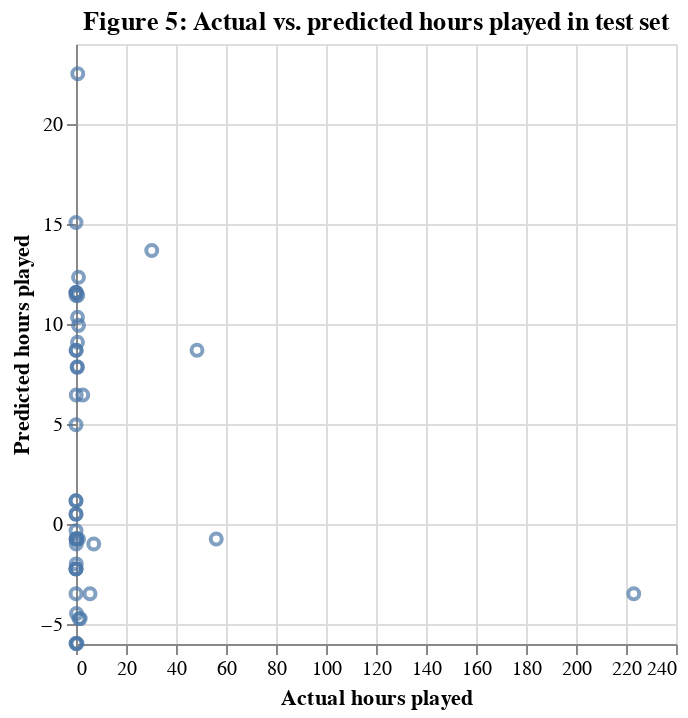

The cell this chart's notebook holds for it:
### Code cell
plot_test_preds = alt.Chart(test_pred, title="Figure 5: Actual vs. predicted hours played in test set").mark_point().encode(
    x = alt.X("played_hours").title("Actual hours played"),
    y = alt.Y("predictions").title("Predicted hours played")
)
plot_test_preds

### Figure 1 — Vega specification as saved in the notebook (floating-point values rounded to 4 significant figures)
{"$schema": "https://vega.github.io/schema/vega/v5.json", "data": [{"name": "source_0", "values": [{"played_hours": 0.1, "predictions": 6.453}, {"played_hours": 0.0, "predictions": 8.689}, {"played_hours": 0.0, "predictions": 4.959}, {"played_hours": 1.0, "predictions": 9.933}, {"played_hours": 0.6, "predictions": 9.089}, {"played_hours": 0.0, "predictions": -2.244}, {"played_hours": 0.0, "predictions": -0.3315}, {"played_hours": 0.1, "predictions": -1.001}, {"played_hours": 0.1, "predictions": -0.7496}, {"played_hours": 7.1, "predictions": -1.001}, {"played_hours": 0.0, "predictions": 0.4939}, {"played_hours": 5.6, "predictions": -3.488}, {"played_hours": 0.0, "predictions": 11.43}, {"played_hours": 223.1, "predictions": -3.488}, {"played_hours": 0.1, "predictions": 8.689}, {"played_hours": 0.0, "predictions": 11.58}, {"played_hours": 0.1, "predictions": 11.58}, {"played_hours": 0.0, "predictions": -0.7496}, {"played_hours": 2.7, "predictions": 6.453}, {"played_hours": 0.0, "predictions": 1.163}, {"played_hours": 30.3, "predictions": 13.67}, {"played_hours": 1.7, "predictions": -4.731}, {"played_hours": 0.0, "predictions": -2.244}, {"played_hours": 1.2, "predictions": -4.731}, {"played_hours": 0.6, "predictions": 10.33}, {"played_hours": 1.0, "predictions": 12.33}, {"played_hours": 0.7, "predictions": 11.43}, {"played_hours": 0.4, "predictions": -5.975}, {"played_hours": 0.0, "predictions": 0.4939}, {"played_hours": 0.0, "predictions": -2.244}, {"played_hours": 0.0, "predictions": -5.975}, {"played_hours": 56.1, "predictions": -0.7496}, {"played_hours": 0.3, "predictions": -0.7496}, {"played_hours": 0.6, "predictions": 7.846}, {"played_hours": 0.4, "predictions": 7.846}, {"played_hours": 0.0, "predictions": 15.07}, {"played_hours": 0.2, "predictions": -4.48}, {"played_hours": 0.2, "predictions": -0.7496}, {"played_hours": 0.1, "predictions": -5.975}, {"played_hours": 0.0, "predictions": -3.488}, {"played_hours": 0.0, "predictions": 1.163}, {"played_hours": 0.7, "predictions": 22.51}, {"played_hours": 0.1, "predictions": -0.7496}, {"played_hours": 1.0, "predictions": -0.7496}, {"played_hours": 0.0, "predictions": 11.58}, {"played_hours": 48.4, "predictions": 8.689}, {"played_hours": 0.1, "predictions": -1.993}]}, {"name": "source_0_x_domain_played_hours", "values": [{"min": 0.0, "max": 223.1}]}, {"name": "source_0_y_domain_predictions", "values": [{"min": -5.975, "max": 22.51}]}], "marks": [{"type": "symbol", "name": "marks", "from": {"data": "source_0"}, "encode": {"update": {"y": {"field": "predictions", "scale": "y"}, "stroke": {"value": "#4c78a8"}, "x": {"field": "played_hours", "scale": "x"}, "opacity": {"value": 0.7}, "fill": {"value": "transparent"}}}, "style": ["point"]}], "scales": [{"name": "x", "type": "linear", "domain": [{"signal": "(data(\"source_0_x_domain_played_hours\")[0] || {}).min"}, {"signal": "(data(\"source_0_x_domain_played_hours\")[0] || {}).max"}], "range": [0, {"signal": "width"}], "nice": true, "zero": true}, {"name": "y", "type": "linear", "domain": [{"signal": "(data(\"source_0_y_domain_predictions\")[0] || {}).min"}, {"signal": "(data(\"source_0_y_domain_predictions\")[0] || {}).max"}], "range": [{"signal": "height"}, 0], "nice": true, "zero": true}], "axes": [{"scale": "x", "ticks": false, "aria": false, "orient": "bottom", "grid": true, "maxExtent": 0, "minExtent": 0, "domain": false, "gridScale": "y", "labels": false, "zindex": 0, "tickCount": {"signal": "ceil(width/40)"}}, {"scale": "y", "aria": false, "orient": "left", "labels": false, "ticks": false, "zindex": 0, "minExtent": 0, "gridScale": "x", "grid": true, "tickCount": {"signal": "ceil(height/40)"}, "domain": false, "maxExtent": 0}, {"scale": "x", "orient": "bottom", "labelFlush": true, "tickCount": {"signal": "ceil(width/40)"}, "zindex": 0, "title": "Actual hours played", "labelOverlap": true, "grid": false}, {"scale": "y", "title": "Predicted hours played", "tickCount": {"signal": "ceil(height/40)"}, "zindex": 0, "labelOverlap": true, "grid": false, "orient": "left"}], "title": {"text": "Figure 5: Actual vs. predicted hours played in test set", "frame": "group"}, "style": "cell", "width": 300, "background": "white", "padding": 5, "height": 300}
